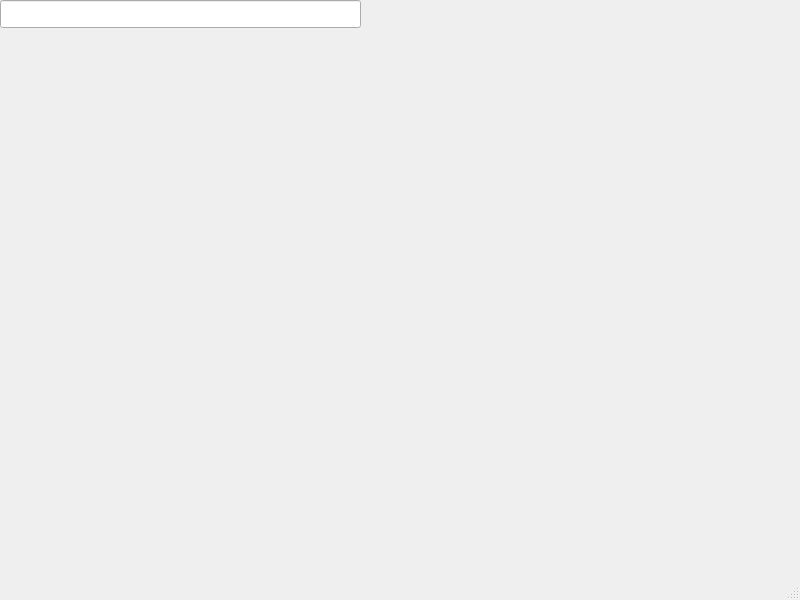
<?xml version="1.0" encoding="UTF-8"?>
<ui version="4.0">
 <class>MainWindow</class>
 <widget class="QMainWindow" name="MainWindow">
  <property name="geometry">
   <rect>
    <x>0</x>
    <y>0</y>
    <width>800</width>
    <height>600</height>
   </rect>
  </property>
  <property name="windowTitle">
   <string>MainWindow</string>
  </property>
  <widget class="QWidget" name="centralwidget">
   <widget class="QLineEdit" name="lineEdit">
    <property name="geometry">
     <rect>
      <x>0</x>
      <y>0</y>
      <width>361</width>
      <height>28</height>
     </rect>
    </property>
   </widget>
  </widget>
  <widget class="QMenuBar" name="menubar">
   <property name="geometry">
    <rect>
     <x>0</x>
     <y>0</y>
     <width>800</width>
     <height>25</height>
    </rect>
   </property>
  </widget>
  <widget class="QStatusBar" name="statusbar"/>
 </widget>
 <resources/>
 <connections/>
</ui>
